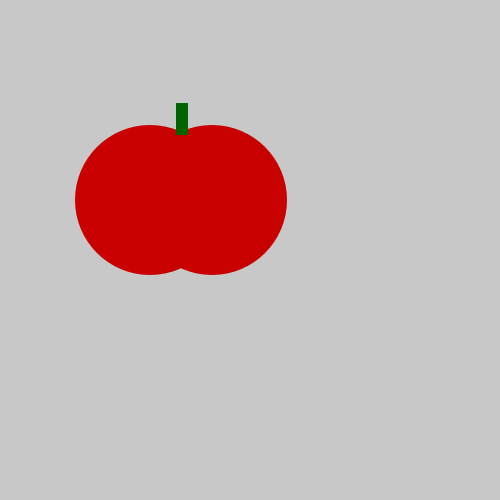
Frame 1 (no input)
Frame 60 (the mouse pressed at the canvas centre just before this capture): identical to frame 1, image omitted
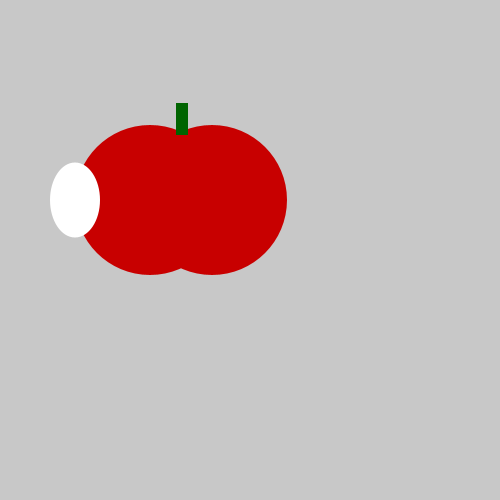
Frame 120 (the mouse held since frame 60 and released just before this capture)

The Processing sketch that drew these frames (run headless with seeded random() and noise(); from frame 60 on, the mouse is pressed at the canvas centre):

// Processing sketch: tasty_tomato
// ── tasty_tomato.pde
void setup() {
    size(500, 500);
}

void draw() {

    background(200, 200, 200);
    noStroke();
    fill(200, 0, 0, 255);
    ellipse(150, 200, 150, 150);
    ellipse(212, 200, 150, 150);
    fill(0, 100, 0, 255);
    rect(176, 103, 12, 32);
  
    
    if(mousePressed){
fill(255, 255, 255, 255);
      ellipse(75, 200, 50, 75);
      
    }
}
